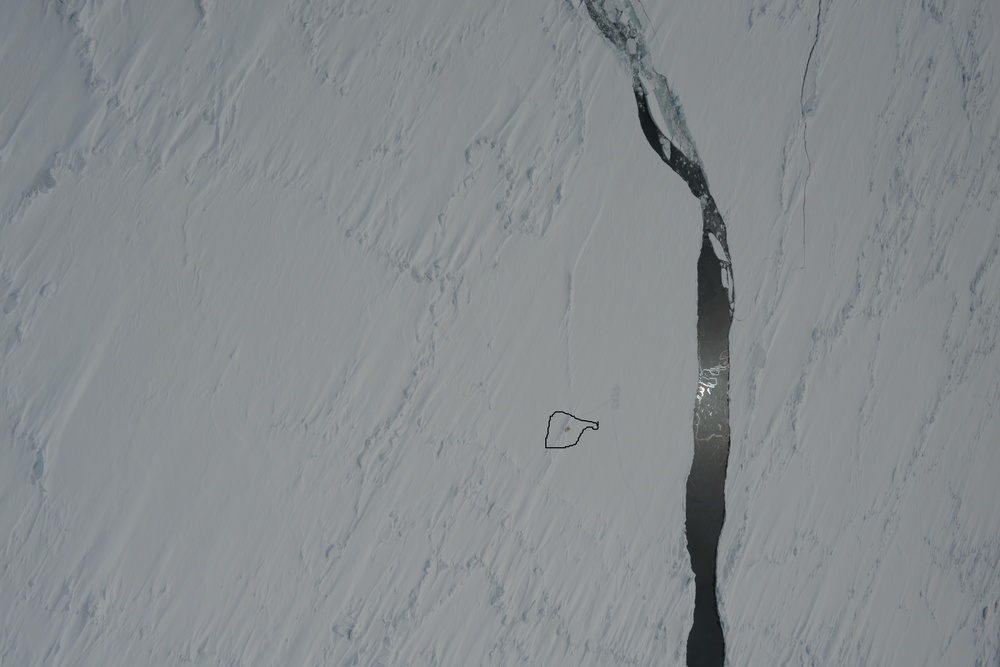
#> input picture 2016-05-12 11-44-33_0338_2R.JPG, 1000 x 667 px, shrunk from 7360 x 4912 before the run
$ python -i final.py   (imports and definitions only)
#> lines starting #> are read from the running program, lines starting #| are printed output that depends on the picture; after the words box and inside, x2 and y2 are one past the last pixel; in counts of white or black regions, pixels touching at a corner belong together
import cv2
import numpy as np
import imutils
import argparse
import os

parser = argparse.ArgumentParser()
# [4 lines not run here, left out]
# [1 line that did not run here, left out]
# [4 lines that did not run here, left out]


def main(opened_file, result_img):
#> called with opened_file = '2016-05-12 11-44-33_0338_2R.JPG', result_img = 'out.png'
    img = cv2.imread(opened_file)
#> img is the input picture: shape (667, 1000, 3); mean B, G, R 141.6, 138.6, 133.8
    img = cv2.cvtColor(img, cv2.COLOR_BGR2XYZ)
#> img: shape (667, 1000, 3); mean of channels 0, 1, 2 130.3, 137.6, 153.7
    img = cv2.medianBlur(img, 5)
#> img: shape (667, 1000, 3); mean of channels 0, 1, 2 130.5, 137.8, 153.9
    lower = np.array((115, 120, 120), np.uint8)
    upper = np.array((120, 125, 125), np.uint8)
    mask2 = cv2.inRange(img, lower, upper)
#> mask2: shape (667, 1000); every value is 0
    lower = np.array((80, 80, 80), np.uint8)
    upper = np.array((113, 132, 114), np.uint8)
    mask1 = cv2.inRange(img, lower, upper)
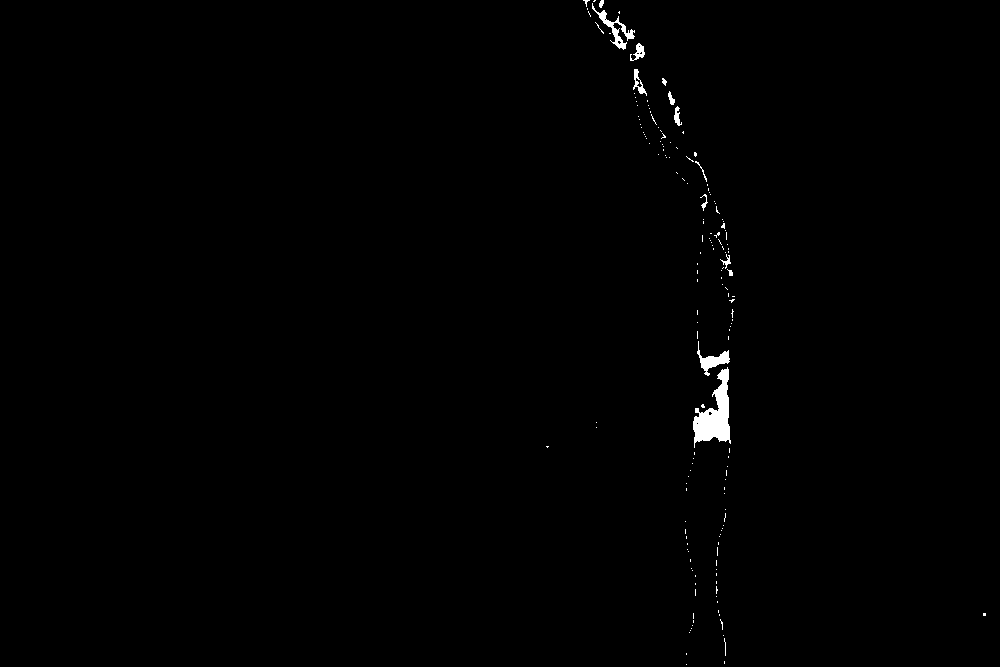
#> mask1: shape (667, 1000); 0.51% white; 167 white regions (154 under 20 px), largest, box (x1, y1, x2, y2) and area: (693, 367, 731, 448) 1499, (592, 3, 635, 50) 420, (697, 341, 730, 376) 369
    lower = np.array((55, 58, 58), np.uint8)
    upper = np.array((74, 74, 74), np.uint8)
    mask3 = cv2.inRange(img, lower, upper)
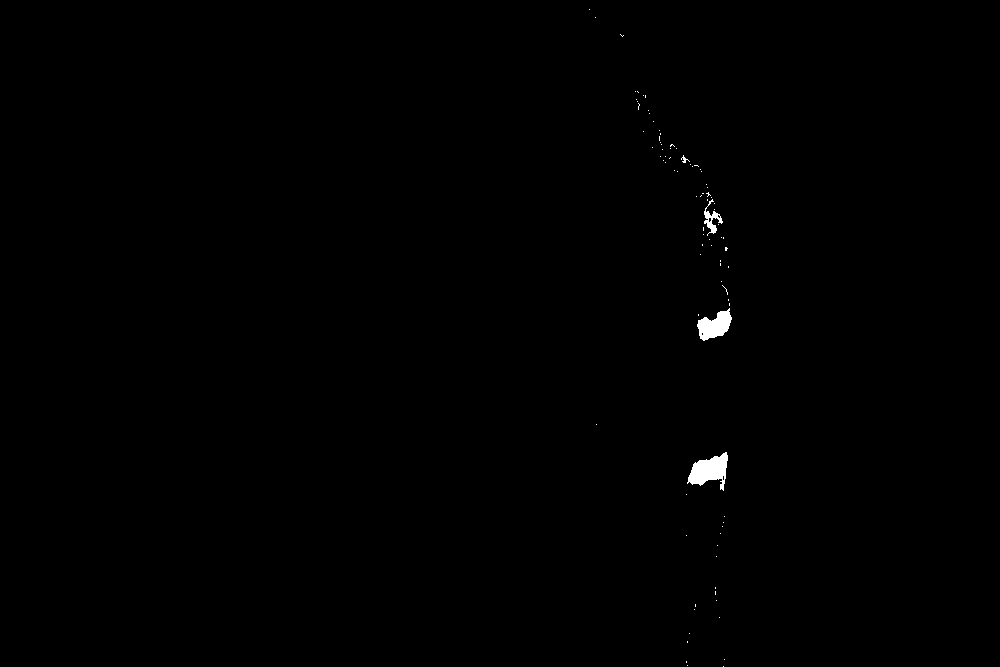
#> mask3: shape (667, 1000); 0.29% white; 89 white regions (85 under 20 px), largest, box (x1, y1, x2, y2) and area: (687, 452, 728, 491) 877, (697, 308, 732, 341) 669, (704, 199, 723, 236) 227, (681, 155, 690, 163) 26
    mask = cv2.bitwise_or(mask2, mask1)
    mask = cv2.bitwise_or(mask3, mask)
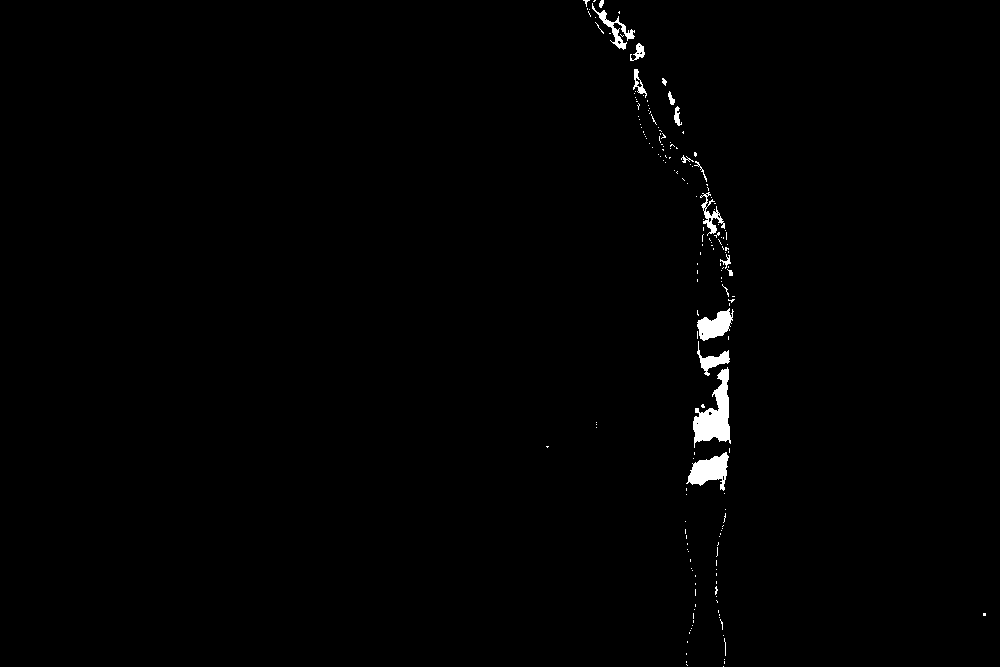
#> mask: shape (667, 1000); 0.8% white; 179 white regions (163 under 20 px)
    contrs = cv2.findContours(mask, cv2.RETR_EXTERNAL, cv2.CHAIN_APPROX_SIMPLE)
#> contrs = 179 contours, 168 with area under 20; largest, box (x1, y1, x2, y2) and area: (693, 367, 731, 448) 1381, (686, 452, 729, 491) 824, (697, 308, 734, 341) 624, (592, 3, 635, 50) 322, (697, 341, 730, 376) 307
    contrs = imutils.grab_contours(contrs)
    for c in contrs:
        M = cv2.moments(c)
        try:
            cX = int(M["m10"] / M["m00"])
            cY = int(M["m01"] / M["m00"])
        except ZeroDivisionError:
            N = M["m00"]
            N += 1
            cX = int(M["m10"] / N)
            cY = int(M["m01"] / N)
        cv2.circle(img, (cX, cY), 7, (250, 128, 114), -1)
#> this loop made 179 passes
#> (c, cX, cY) on passes 1, 2, 3, 4, 5, 6, 7, 9, 10, 11, 12, 13: ([[723, 666]], 0, 0), ([[686, 664], [687, 665]], 0, 0), ([[724, 661], [724, 663]], 0, 0), ([[686, 661], [686, 662]], 0, 0), ([[724, 659]], 0, 0), ([[686, 653], [686, 654]], 0, 0), ([[687, 641], [687, 642]], 0, 0), ([[723, 635]], 0, 0), ([[689, 632], [689, 633]], 0, 0), ([[690, 630]], 0, 0), ([[691, 628]], 0, 0), ([[692, 625]], 0, 0)
#> (cX, cY) on passes 8, 15, 26, 49, 55: (0, 0), (721, 622), (715, 590), (724, 516), (709, 470)
#> img: shape (667, 1000, 3); mean of channels 0, 1, 2 131.8, 138.1, 153.9

    img = cv2.cvtColor(img, cv2.COLOR_XYZ2BGR)
    cv2.imwrite(result_img, img)


def main_1(opened_file, result_img, flag):
    if flag:
        main(opened_file, result_img)
    else:
        for imagePath in os.listdir(opened_file):
            main(imagePath, os.path.join(result_img, 'result' + imagePath))


# [2 lines not run here, left out]

>>> result = main('2016-05-12 11-44-33_0338_2R.JPG', 'out.png')

$ run again, on _2016-05-12 11-30-07_0102_2R.JPG
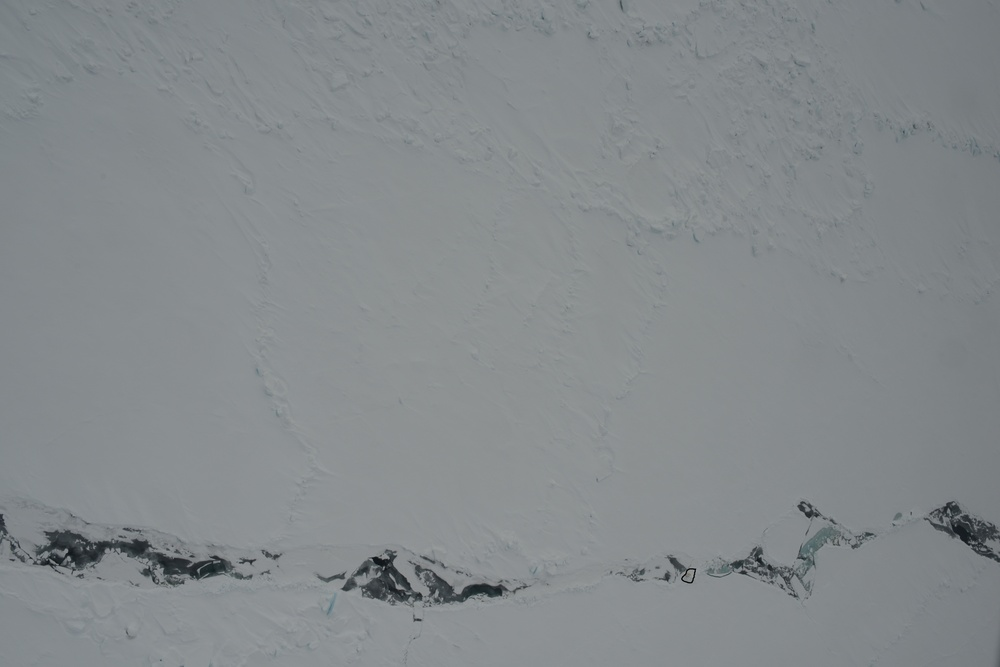
#> input picture _2016-05-12 11-30-07_0102_2R.JPG, 1000 x 667 px, shrunk from 7360 x 4912 before the run
#> in main, img is the input picture: shape (667, 1000, 3); mean B, G, R 140.2, 137.5, 132.5
#> mask2: shape (667, 1000); every value is 0
#> in main, `mask1 = cv2.inRange(img, lower, upper)`:
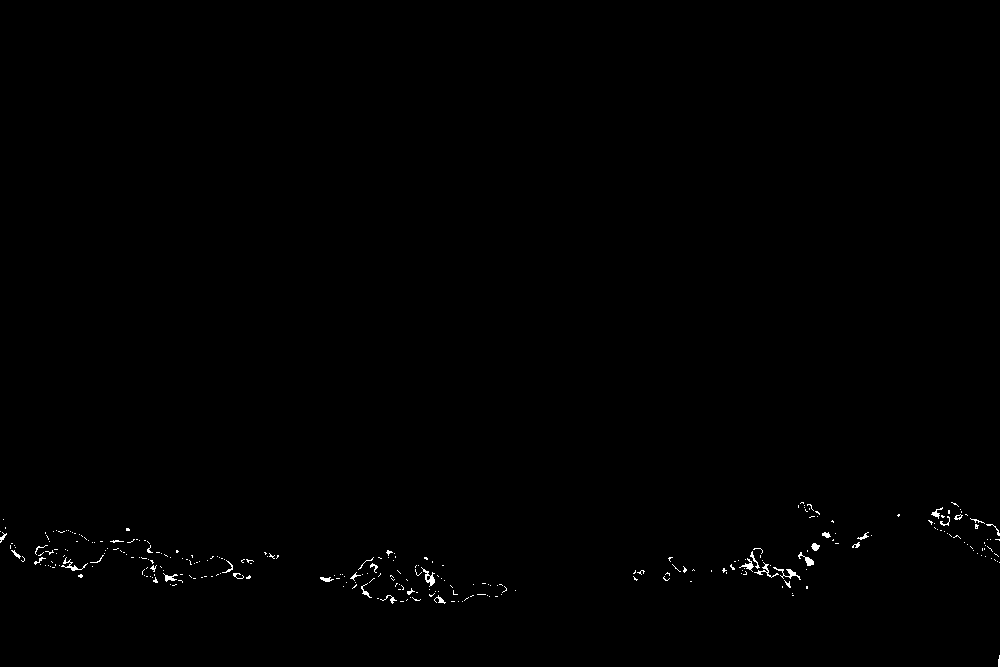
#> mask1: shape (667, 1000); 0.35% white in thin lines or dots, all inside (x1, y1, x2, y2) = (0, 502, 1000, 667)
#> mask3: shape (667, 1000); 0.21% white in thin lines or dots, all inside (x1, y1, x2, y2) = (0, 503, 999, 601)
#> contrs = 310 contours, 283 with area under 20; largest, box (x1, y1, x2, y2) and area: (35, 530, 83, 556) 186, (974, 524, 1000, 547) 134, (366, 578, 390, 599) 106, (421, 567, 435, 587) 75, (435, 575, 458, 595) 67
#> the loop in main, `for c in contrs:` made 310 passes
#> (c, cX, cY) on passes 2, 3, 4, 5, 7, 8, 9, 10: ([[462, 601]], 0, 0), ([[451, 601], [454, 601]], 0, 0), ([[400, 601], [403, 601]], 0, 0), ([[407, 599], [406, 600]], 0, 0), ([[410, 597]], 0, 0), ([[495, 596], [497, 596]], 0, 0), ([[792, 595], [793, 595]], 0, 0), ([[493, 595]], 0, 0)
#> in main, `img = cv2.cvtColor(img, cv2.COLOR_XYZ2BGR)`:
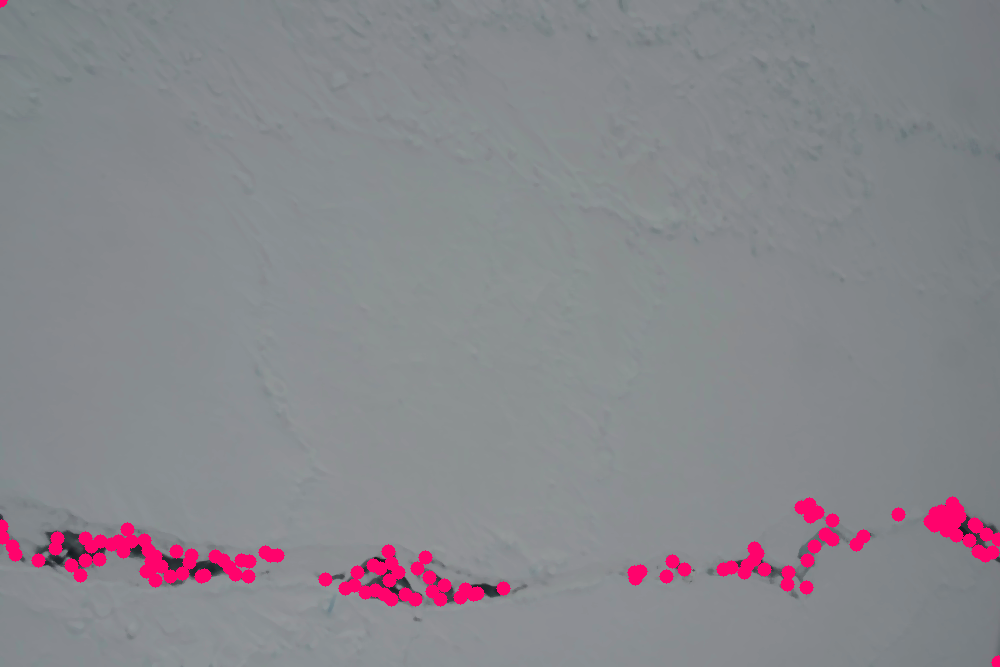
#> img: shape (667, 1000, 3); mean B, G, R 140.5, 135.1, 136.5
